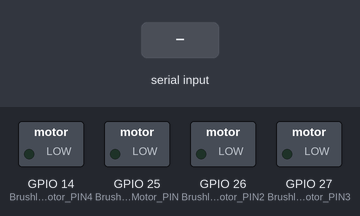
The sketch below on a simulated ESP32. Shown: switched loads named in the sketch (green lamp = pin HIGH). The inputs (shaded band) are chosen by the test bench. Nothing arrives over Bluetooth unless stated; what the sketch prints to the serial monitor is not drawn.

Above: at 1.2 s.
1.3 s: "T" received over the second serial link
At 2.5 s:
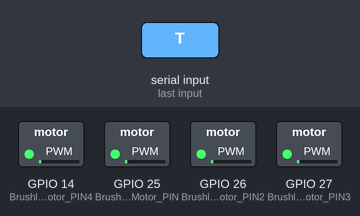
2.8 s: "C" received over the second serial link
At 3.7 s:
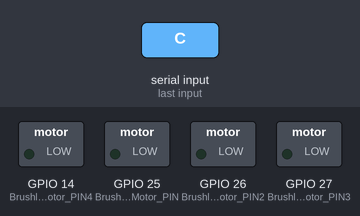
4.3 s: "S" received over the second serial link
At 4.8 s:
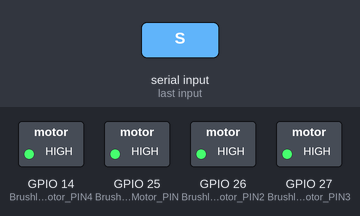
Timing chart, 0 to 7.3 s (numbered marks = the images above; inputs shaded):
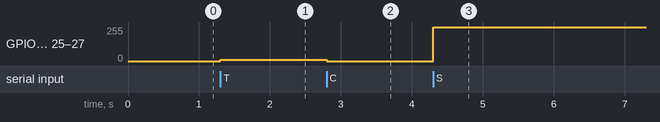

The sketch:

dragon_drone_sandra.ino
```cpp
#include "BluetoothSerial.h"

BluetoothSerial SerialBT;
#define Brushless_Motor_PIN 25
#define Brushless_Motor_PIN2 26
#define Brushless_Motor_PIN3 27
#define Brushless_Motor_PIN4 14

int x;
int speed;

void setup() {
  Serial.begin(9600);
  SerialBT.begin("ESP32test"); //Bluetooth device name
  Serial.println("The device started, now you can pair it with bluetooth!");

  ledcSetup(4, 1000, 8); //PWM channel is 0, Frequency 1000Hz, 8 bit(Duty with 256 levels of resolution, the value is 0-255)
  ledcSetup(1, 1000, 8); //PWM channel is 0, Frequency 1000Hz, 8 bit(Duty with 256 levels of resolution, the value is 0-255)
  ledcSetup(2, 1000, 8); //PWM channel is 0, Frequency 1000Hz, 8 bit(Duty with 256 levels of resolution, the value is 0-255)
  ledcSetup(3, 1000, 8); //PWM channel is 0, Frequency 1000Hz, 8 bit(Duty with 256 levels of resolution, the value is 0-255)

  pinMode(Brushless_Motor_PIN, OUTPUT); //Brushless_Motor_PIN as OUTPUT
  ledcAttachPin(Brushless_Motor_PIN,4); //Assign channel 0 to Brushless_Motor_PIN

  pinMode(Brushless_Motor_PIN2, OUTPUT); //Brushless_Motor_PIN as OUTPUT
  ledcAttachPin(Brushless_Motor_PIN2,1); //Assign channel 0 to Brushless_Motor_PIN

  pinMode(Brushless_Motor_PIN3, OUTPUT); //Brushless_Motor_PIN as OUTPUT
  ledcAttachPin(Brushless_Motor_PIN3,2); //Assign channel 0 to Brushless_Motor_PIN

  pinMode(Brushless_Motor_PIN4, OUTPUT); //Brushless_Motor_PIN as OUTPUT
  ledcAttachPin(Brushless_Motor_PIN4,3); //Assign channel 0 to Brushless_Motor_PIN

  x = 0;
  speed = 0;

}

void loop() {

  ledcWrite(4,speed); //(channel, speed)
  ledcWrite(1,speed); //(channel, speed)
  ledcWrite(2,speed); //(channel, speed)
  ledcWrite(3,speed); //(channel, speed)

  if (SerialBT.available()) {
    char data = SerialBT.read();

    if (data == 'C') {

      speed = 0;
      ledcWrite(4,speed); //(channel, speed)
      ledcWrite(1,speed); //(channel, speed)
      ledcWrite(2,speed); //(channel, speed)
      ledcWrite(3,speed); //(channel, speed)
    }


    else if (data == 'T') {

      speed += 10;
      ledcWrite(4,speed); //(channel, speed)
      ledcWrite(1,speed); //(channel, speed)
      ledcWrite(2,speed); //(channel, speed)
      ledcWrite(3,speed); //(channel, speed)
    }

    else if (data == 'S') {
      speed -= 10;
      ledcWrite(4,speed); //(channel, speed)
      ledcWrite(1,speed); //(channel, speed)
      ledcWrite(2,speed); //(channel, speed)
      ledcWrite(3,speed); //(channel, speed)
    }
  }
}
```

Measured:
- after the input at 1.3 s, GPIO 14 (Brushless_Motor_PIN4), GPIO 25 (Brushless_Motor_PIN), GPIO 26 (Brushless_Motor_PIN2), GPIO 27 (Brushless_Motor_PIN3): 0/255 → 10/255 at once
- after the input at 2.8 s, GPIO 14 (Brushless_Motor_PIN4), GPIO 25 (Brushless_Motor_PIN), GPIO 26 (Brushless_Motor_PIN2), GPIO 27 (Brushless_Motor_PIN3): 10/255 → 0/255 at once
- after the input at 4.3 s, GPIO 14 (Brushless_Motor_PIN4), GPIO 25 (Brushless_Motor_PIN), GPIO 26 (Brushless_Motor_PIN2), GPIO 27 (Brushless_Motor_PIN3): 0/255 → 255/255 at once
